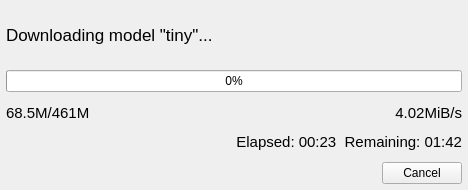
<?xml version="1.0" encoding="UTF-8"?>
<ui version="4.0">
 <class>Form</class>
 <widget class="QWidget" name="Form">
  <property name="geometry">
   <rect>
    <x>0</x>
    <y>0</y>
    <width>468</width>
    <height>190</height>
   </rect>
  </property>
  <property name="windowTitle">
   <string>Form</string>
  </property>
  <widget class="QWidget" name="FormArea">
   <property name="geometry">
    <rect>
     <x>0</x>
     <y>0</y>
     <width>468</width>
     <height>190</height>
    </rect>
   </property>
   <layout class="QVBoxLayout" name="verticalLayout_2">
    <item>
     <layout class="QVBoxLayout" name="verticalLayout">
      <property name="leftMargin">
       <number>6</number>
      </property>
      <property name="topMargin">
       <number>6</number>
      </property>
      <property name="rightMargin">
       <number>6</number>
      </property>
      <property name="bottomMargin">
       <number>6</number>
      </property>
      <item>
       <widget class="QLabel" name="text">
        <property name="font">
         <font>
          <pointsize>13</pointsize>
         </font>
        </property>
        <property name="text">
         <string>Downloading model &quot;tiny&quot;...</string>
        </property>
       </widget>
      </item>
      <item>
       <widget class="QProgressBar" name="progressBar">
        <property name="value">
         <number>0</number>
        </property>
       </widget>
      </item>
      <item>
       <layout class="QVBoxLayout" name="verticalLayout_13">
        <property name="spacing">
         <number>0</number>
        </property>
        <item>
         <layout class="QHBoxLayout" name="horizontalLayout_2">
          <item>
           <widget class="QLabel" name="fmt">
            <property name="font">
             <font>
              <pointsize>11</pointsize>
             </font>
            </property>
            <property name="text">
             <string>68.5M/461M</string>
            </property>
           </widget>
          </item>
          <item>
           <widget class="QLabel" name="rate">
            <property name="font">
             <font>
              <pointsize>11</pointsize>
             </font>
            </property>
            <property name="text">
             <string>4.02MiB/s</string>
            </property>
            <property name="alignment">
             <set>Qt::AlignRight|Qt::AlignTrailing|Qt::AlignVCenter</set>
            </property>
           </widget>
          </item>
         </layout>
        </item>
        <item>
         <layout class="QHBoxLayout" name="horizontalLayout_3">
          <property name="spacing">
           <number>0</number>
          </property>
          <item>
           <layout class="QHBoxLayout" name="horizontalLayout_4">
            <item>
             <widget class="QLabel" name="elapsed">
              <property name="font">
               <font>
                <pointsize>11</pointsize>
               </font>
              </property>
              <property name="text">
               <string/>
              </property>
             </widget>
            </item>
            <item>
             <widget class="QLabel" name="remaining">
              <property name="font">
               <font>
                <pointsize>11</pointsize>
               </font>
              </property>
              <property name="text">
               <string>Elapsed: 00:23  Remaining: 01:42</string>
              </property>
              <property name="alignment">
               <set>Qt::AlignRight|Qt::AlignTrailing|Qt::AlignVCenter</set>
              </property>
             </widget>
            </item>
           </layout>
          </item>
         </layout>
        </item>
       </layout>
      </item>
      <item>
       <layout class="QHBoxLayout" name="horizontalLayout">
        <item>
         <spacer name="horizontalSpacer">
          <property name="orientation">
           <enum>Qt::Horizontal</enum>
          </property>
          <property name="sizeHint" stdset="0">
           <size>
            <width>40</width>
            <height>20</height>
           </size>
          </property>
         </spacer>
        </item>
        <item>
         <widget class="QPushButton" name="cancelBtn">
          <property name="text">
           <string>Cancel</string>
          </property>
         </widget>
        </item>
       </layout>
      </item>
     </layout>
    </item>
   </layout>
  </widget>
 </widget>
 <resources/>
 <connections/>
</ui>
